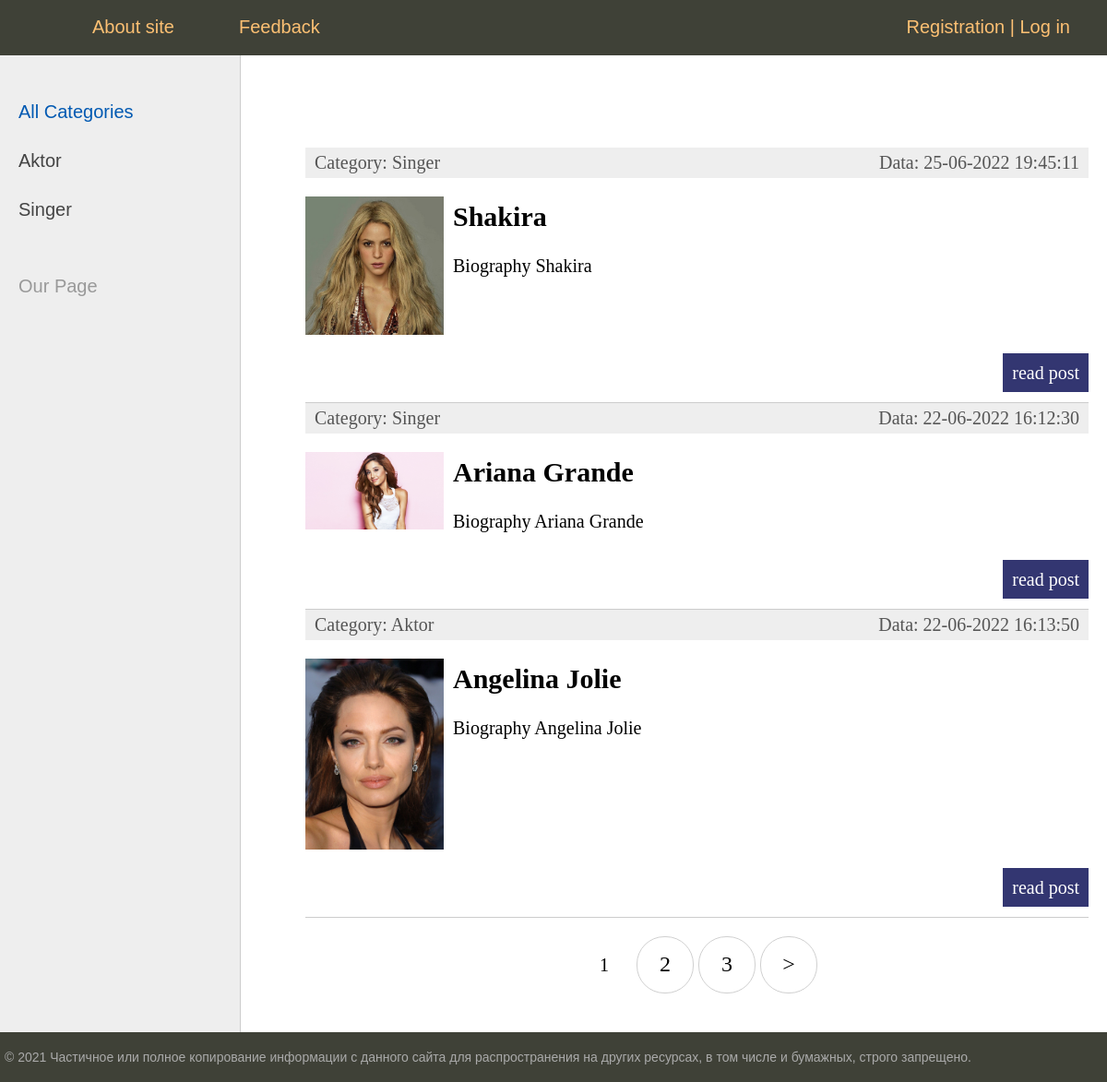
The page / on the database its author committed.
### women/models.py (models this page shows, shortened)
class Category(models.Model):
    name = models.CharField(max_length=100, db_index=True, verbose_name="Categories")
    slug = models.SlugField(max_length=255, unique=True, db_index=True, verbose_name="URL")
    def __str__(self):
        return self.name
    def get_absolute_url(self):
        return reverse('category', kwargs={'cat_slug': self.slug})

class Women(models.Model):
    title = models.CharField(max_length=255, verbose_name='Title')
    slug = models.SlugField(max_length=255, unique=True, db_index=True, verbose_name="URL")
    content = models.TextField(blank=True)
    photo = models.ImageField(upload_to="photo/%Y/%m/%d/")
    time_create = models.DateTimeField(auto_now_add=True)
    time_update = models.DateTimeField(auto_now=True)
    is_published = models.BooleanField(default=True)
    cat = models.ForeignKey('Category', on_delete=models.CASCADE)
    def get_absolute_url(self):
        return reverse('post', kwargs={'post_slug': self.slug})
    class Meta:
        verbose_name = "Famous women"
        verbose_name_plural = "Famous women"
        ordering = ['id']

### women/views.py (the view)
# urls.py: path('', WomenHome.as_view(), name="home"),
class WomenHome(DataMixin,ListView):
    model = Women
    template_name = 'women/index.html'
    context_object_name = "posts"
    def get_context_data(self, *, object_list=None, **kwargs):
        context = super().get_context_data(**kwargs)
        c_def = self.get_user_context(title="Home Page")
        context = dict(list(context.items()) + list(c_def.items()))
        return context
    def get_queryset(self):
        return Women.objects.filter(is_published=True).select_related('cat')

### women/utils.py (called while the page is built)
    def get_user_context(self, **kwargs):
        context = kwargs
        cats = Category.objects.annotate(Count('women'))
        user_menu = menu.copy()
        if not self.request.user.is_authenticated:
            user_menu.pop(1)
        context['menu'] = user_menu
        context['cats'] = cats
        if 'cat_selected' not in context:
            context['cat_selected'] = 0
        return context

### women/templates/women/index.html (shortened to what this page needs)
{% extends 'women/base.html' %}
{% block content %}
<ul class="list-articles">
	{% for p in posts %}
			<li>
				<div class="article-panel">
					<p class="first">Category: {{p.cat}}</p>
					<p class="last">Data: {{p.time_update|date:"d-m-Y H:i:s"}}</p>
				</div>
        {% if p.photo %}
        <p><img class="img-article-left thumb" src="{{p.photo.url}}"></p>
        {% endif %}
				<h2>{{p.title}}</h2>
	      {% autoescape on %}
	      {{p.content|linebreaks|truncatewords:50}}
	      {% endautoescape %}
			<p class="link-read-post"><a href="{{ p.get_absolute_url }}">read post</a></p>
			</li>
	{% endfor %}
</ul>
{% endblock %}

### women/templates/women/base.html (shortened to what this page needs)
{% load static %}
{% load women_tags %}
<!DOCTYPE html>
<html>
<head>
	<link type="text/css" href="{% static 'women/css/styles.css' %}" rel="stylesheet" />
</head>
<body>
<table class="table-page" border=0 cellpadding="0" cellspacing="0">
<tr><td valign=top>
{% block mainmenu %}
		<div class="header">
			<ul id="mainmenu" class="mainmenu">
			<li class="logo"><a href="{% url 'home' %}"><div class="logo"></div></a></li>
{% for m in menu %}
				<li><a href="{% url m.url_name %}">{{m.title}}</a></li>
{% endfor %}
				{% if request.user.is_authenticated %}
				<li class="last">{{ user.username }} | <a href="{% url 'logout' %}">Logout</a></li>
				{% else %}
				<li class="last"><a href="{% url 'register' %}">Registration</a> | <a href="{% url 'login' %}">Log in</a></li>
				{% endif %}
			</ul>
		</div>
{% endblock mainmenu %}
<table class="table-content" border=0 cellpadding="0" cellspacing="0">
<tr>
	<td valign="top" class="left-chapters">
		<ul id="leftchapters">
		{% if cat_selected == 0 %}
    <li class="selected">All Categories</li>
    {% else %}
    <li><a href="{% url 'home' %}">All Categories</a></li>
    {% endif %}
{% for c in cats %}
			{% if c.women__count > 0 %}
			{% if c.pk == cat_selected %}
			<li class="selected">{{ c.name }}</li>
			{% else %}
			<li><a href="{{ c.get_absolute_url }}">{{ c.name }}</a></li>
			{% endif %}
	{% endif %}
{% endfor %}
		<li class="share">
		<p>Our Page</p>
		<a class="share-yt" href="https://www.youtube.com/channel/UClJzWfGWuGJL2t-3dYKcHTA/playlists" target="_blank" rel="nofollow"></a>
		</li>
	</ul>
</td>
<td valign="top" class="content">
	<div class="content-text">
	{% block content %}
	{% endblock %}
		{% if page_obj.has_other_pages %}
		<nav class="list-pages">
			{% for p in paginator.page_range %}
			{% if page_obj.number == p %}
			<li class="page-num page-num-selected">
				{{ p }}
			</li>
			{% elif p >= page_obj.number|add:-2 and p <= page_obj.number|add:2 %}
			<li class="page-num">
				<a href="?page={{ p }}"> {{ p }}</a>
			</li>
			{% endif %}
			{% endfor %}
		{% if page_obj.has_next %}
			<li class="page-num">
				<a href="?page={{ page_obj.next_page_number }}">&gt;</a>
			</li>
		{% endif %}
		</nav>
		{% endif %}
	</div>
</td></tr></table>
</td></tr>
<tr><td valign=top>
	<div id="footer">
		<p>&copy; 2021 Частичное или полное копирование информации с данного сайта для распространения на других ресурсах, в том числе и бумажных, строго запрещено.</p>
	</div>
</td></tr></table>
</body>
</html>

### women/static/women/css/styles.css (style rules this page uses)
html, body { font-family: 'Arial'; margin: 0; padding: 0; height: 100%; width: 100%; color: #444; }
a { color: #0059b2; text-decoration: none; }
img { max-width: 600px; height: auto; }
img.img-article-left { max-width: 300px; height: auto; float: left; padding: 0 10px 10px 0; }
img.img-article-left.thumb { max-width: 150px; height: auto; }
p.link-read-post { text-align: right; }
p.link-read-post a { padding: 10px; min-width: 100px; background: #333671; color: #fff; text-decoration: none; }
div.article-panel { background: #eee; padding: 5px 10px 5px 10px; box-sizing border-box; overflow: hidden; color: #555; }
div.article-panel p.first { margin: 0; float: left; }
div.article-panel p.last { margin: 0; float: right; }
ul.list-articles { list-style: none; margin: 0; padding: 0; }
ul.list-articles li { border-bottom: 1px solid #ccc; }
.table-page { width: 100%; height: 100%; vertical-align: top; }
.table-page tr { height: 100%; }
.header { background: #3F4137; height: 60px; }
.logo { background: url('../images/logo.png') no-repeat 10px 5px; width: 70px; height: 60px; }
ul.mainmenu { list-style: none; margin: 0; padding: 0; height: 60px; color: #fdc073; font-size: 20px; overflow: hidden; }
ul.mainmenu li { float: left; margin: 18px 40px 0 30px; }
ul.mainmenu li.logo { margin: 0; }
ul.mainmenu li.last { float: right; }
ul.mainmenu li a { color: #fdc073; text-decoration: none; }
.table-content { width: 100%; min-height: 100%; height: 100%; }
.left-chapters { margin: 0; background: #eee; border-right: 1px solid #ccc; min-height: 100%; }
.left-chapters ul { width: 230px; min-height: 100%; margin: 0; padding: 20px 10px 10px 20px; list-style: none; font-size: 20px; }
.left-chapters ul li { margin: 30px 0 0 0; color: #999; }
.left-chapters ul li.selected { color: #0059b2; }
.left-chapters ul li a { color: #444; text-decoration: none; }
.left-chapters ul li.share { margin: 60px 0 0 0; }
.left-chapters ul li.share p { margin: 30px 0 30px 0; }
.left-chapters ul li.share a { display: inline-block; width: 40px; height: 40px; margin: 0 20px 0 0; }
.left-chapters ul li.share a.share-yt { width: 100%; height: 30px; background: url('../images/share_yt.png') no-repeat 0 0 }
.content { padding: 40px 20px 20px 40px; width: 100%; box-sizing: border-box; }
.content-text { margin: 60px 0 0 30px; color: #000; font-size: 20px; font-family: Yandex Sans Display Light; }
#footer { box-sizing: border-box; background: #3F4137; padding: 5px; color: #aaa; font-size: 14px; font-family: Verdana, Geneva, Arial, Helvetica; text-align: left; overflow: hidden; }
.list-pages { text-align: center; margin: 0 0 20px 0; }
.list-pages a { color: #000; font-size: 24px; text-decoration: none; }
.list-pages .page-num, .page-num-selected { display: inline-block; width: 60px; height: 44px; padding: 16px 0 0 0; border: 1px solid #d0d0d0; border-radius: 30px; }
.list-pages .page-num-selected { border: none; color: #000; font-size: 20px; }

### rows shown on the page
Category: name "Aktor"
Category: name "Singer"
Women: cat "Singer", time_update "25-06-2022 19:45:11", photo (picture), title "Shakira", content "Biography Shakira"
Women: cat "Singer", time_update "22-06-2022 16:12:30", photo (picture), title "Ariana Grande", content "Biography Ariana Grande"
Women: cat "Aktor", time_update "22-06-2022 16:13:50", photo (picture), title "Angelina Jolie", content "Biography Angelina Jolie"

### other values the page prints
{{ m.title }} "About site" "Feedback"
{{ p }} "1"
{{ p }} "2" "3"
